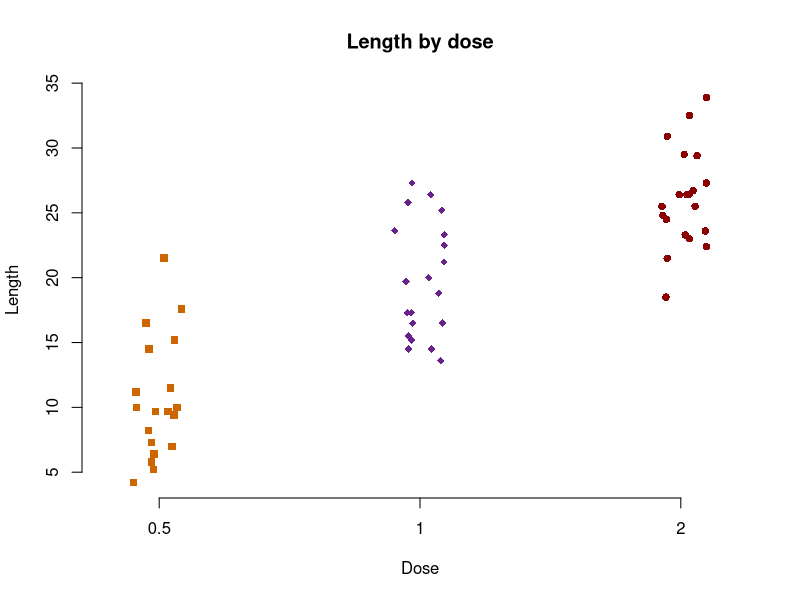

Here is the R script that generated this plot:
#30DaysChartChallenge 
# Jan-Philipp Kolb
# Tue Apr 13 21:23:58 2021
# Day12 - strips


main_path <- "C:/github/chart_challenge/"
chart_path <- paste0(main_path,"charts/")

png(paste0(chart_path,"chart_challenge12_stripchart.png"))
stripchart(len ~ dose, data = ToothGrowth,
           frame = FALSE, vertical = TRUE,
           method = "jitter", pch = c(15, 18, 16),
           col = c("#CD6600", "#68228B", "#8B0000"),
           main = "Length by dose", xlab = "Dose", ylab = "Length")
dev.off()

#Day 12 of the #30DaysChartChallenge. A stripchart made with #rstats. A dataset on the Effect of Vitamin C on Tooth Growth in Guinea Pigs. The example is from sthda.com/english/